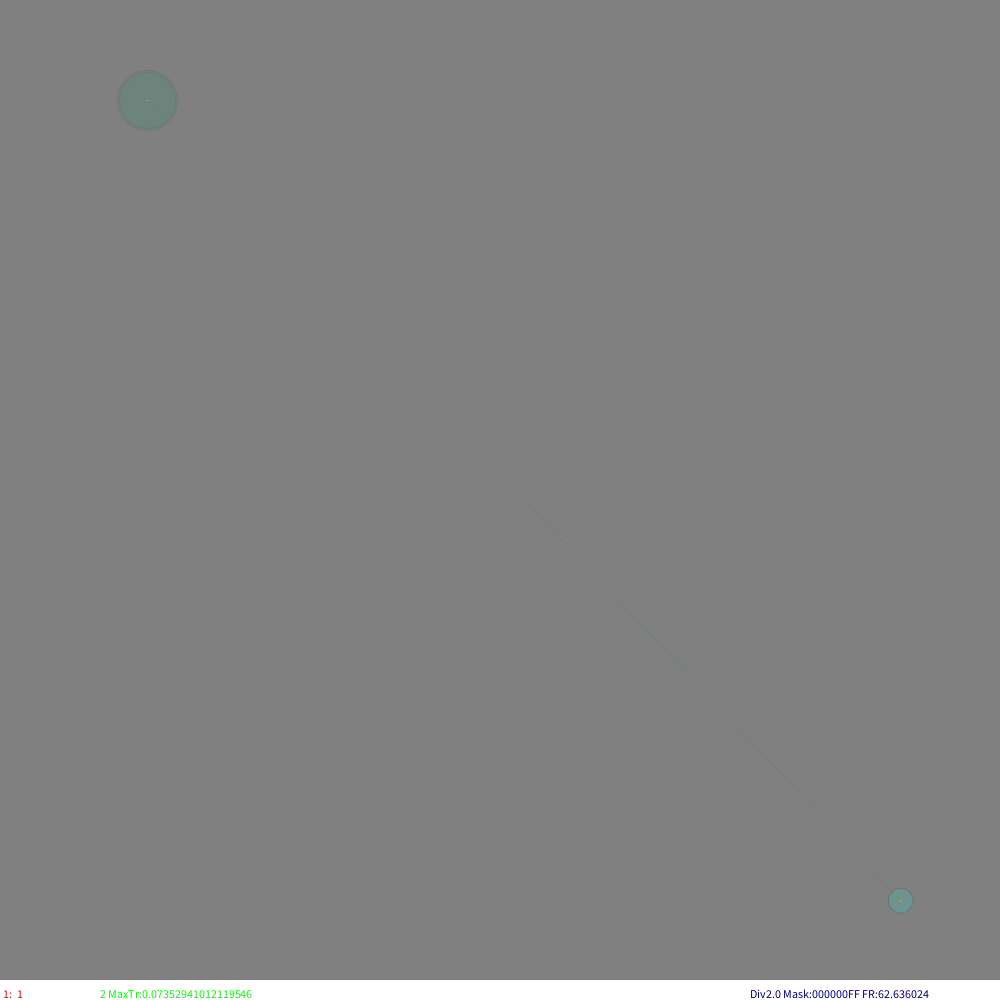
Frame 1 (no input)
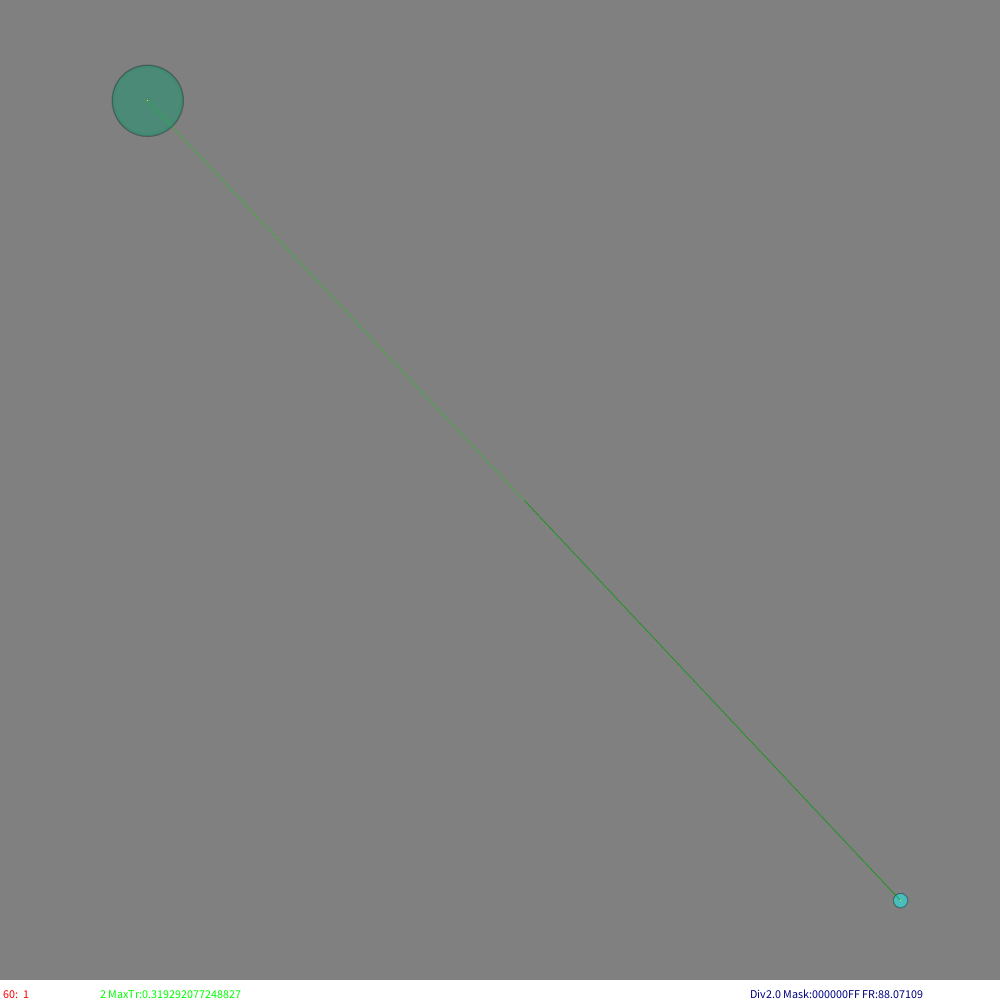
Frame 60 (the mouse pressed at the canvas centre just before this capture)
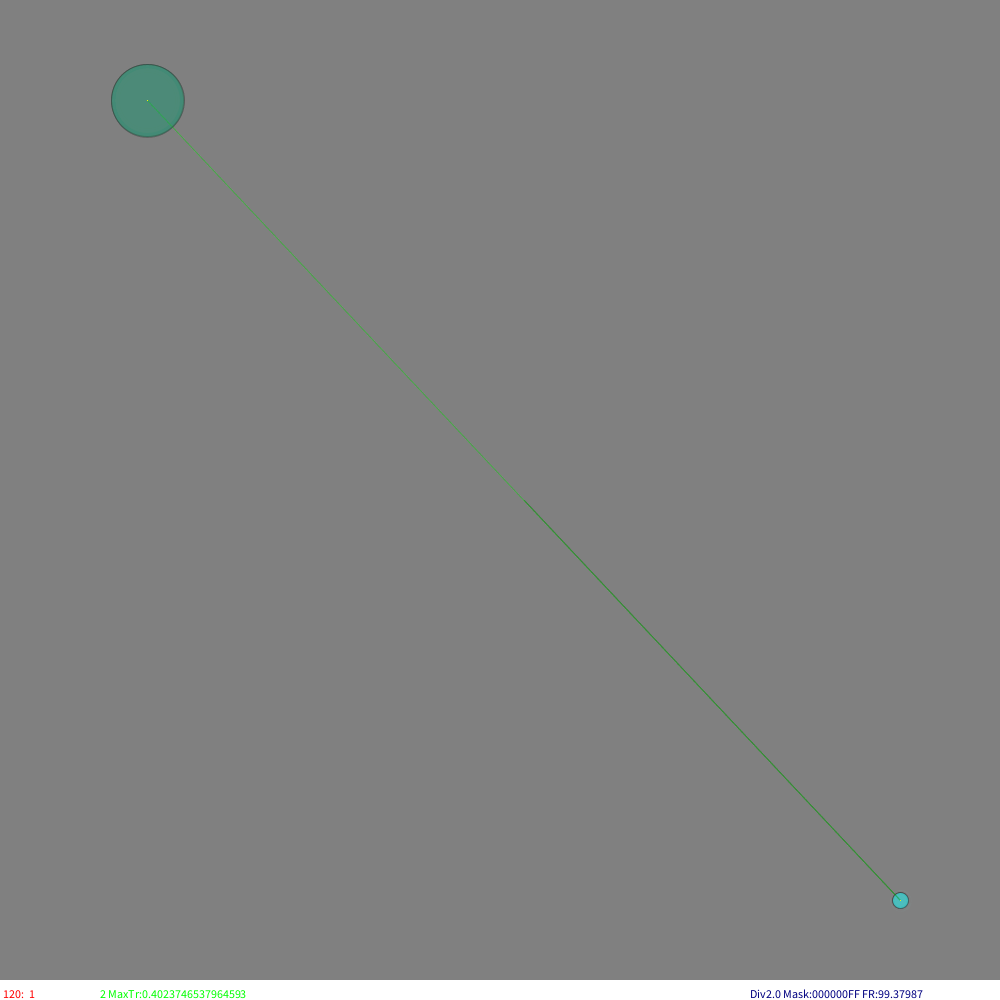
Frame 120 (the mouse held since frame 60 and released just before this capture)

The Processing sketch that drew these frames (run headless with seeded random() and noise(); from frame 60 on, the mouse is pressed at the canvas centre):

// Processing sketch: Populations2_5
// ── Populations2_5.pde
  
import java.util.Map;
final int MASK=0xff;//0xfff//0xff;//0x3f//0xf;  //Maska znaczących bitów kazdej charakterystyki
final int MASKBITS=8;//12//8;//6//4; //Ile bitów kazdej charakterystyki jest znaczących
final int FIDBITS=0xf;//*MAX_INT & MASK*/ Jakie bity ma ustawione niesmiertelne źródło pokarmu ("komin hydrotermalny")
final float MUTATIONRATE=0.01;//Jak czesto na krok powstaje mutant - troche marne bo niezalezne od rozmiaru populacji
final float MINSTART=10; //Startowy zasób "biomasy" mutanta
final float FEEDPORTION=250; //Ile biomasy zródła maksyymalnie przypływa na krok (jest random) 
final float TIMEQUANT=0.005; //Ile czasu modelu upływa w każdym kroku
final float TIMEDUMP=0.90;   //Ile zasobów zostaje na skutek zużycia czasowego w każdym kroku

//Parametry wizualizacji
final int   STEPperFRAME=1; //Ile kroków symulacji pomiędzy wizualizacjami
final int FRAMES=100;
final int startX=100;
final int startY=100;
final float size=800;
final float VDENSITY=20;//Maksymalna intensywność pojedynczej krawędzi
float     DENSITYDIV=2;//Ponizej jakiej intensywności rezygnujemy z wświetlania < VDENSITY/DENSITYDIV
float   bubleRad=10;
int     console=0;
boolean mutantConnVis=false;
boolean VISTRANSFERS=true;

class aSpecies //Informacja o gatunku
{
  int suscepBits;//susceptibility bits (maska "obrony")
  int activeBits;//activity bits (maska "ataku")
  int maxsize;
  float sizelog;//logarytm z maxsize przydatny do wizualizacji
  aSpecies(int tB,int sB,int ms)
   { suscepBits=tB;activeBits=sB;maxsize=ms;sizelog=log(1+ms);}
  aSpecies(aSpecies p)
   { suscepBits=p.suscepBits;activeBits=p.activeBits;maxsize=p.maxsize;sizelog=p.sizelog;}
  aSpecies()
   {suscepBits=0;activeBits=0;maxsize=0;sizelog=0;}
  String Key()
   {
     int form=(MASKBITS+3)/4;
     String out=hex(suscepBits,form)+":"+hex(activeBits,form)+":"+hex(maxsize,form);
     return out;
   }
}

HashMap<String,aSpecies> speciesDictionary=new HashMap<String,aSpecies>();

class aPopulation //Informacja o populacji jakiegoś gatunku
{
  double biomas;
  double currincome;//wpływy troficzne w aktualnym kroku
  double currloss;//straty troficzne w aktualnym kroku
  
  aSpecies species; 
  aPopulation(aSpecies sp,float bim)
  { species=sp; biomas=bim;}
  aPopulation()
  { biomas=0; }
}

class aPopLink
{
  aPopulation source;//Kto jest eksploatowany
  aPopulation target;//Kto jest ekspluatującym
  double      weight;//Siła związku eksploatacji
  double   lasttransfer;//Do celów statystycznych
  aPopLink(aPopulation so,aPopulation ta,double w)
  {
    source=so;target=ta;weight=w;lasttransfer=0;
  }
}

class anArea //Obszar z wieloma populacjami
{
  ArrayList<aPopulation> populations;
  ArrayList<aPopLink>    trophNet;
  int alivePopulations=0;
  anArea()
  {
    populations=new ArrayList<aPopulation>(0);
    trophNet=new ArrayList<aPopLink>(0);
  }
  int findPopulOf(aSpecies what)//Znajduje populację danego gatunku
  {
    for(int i=0;i<populations.size();i++)
     if(populations.get(i).species==what)//To samo
      return i;
   
    return -1;//Nie ma
  }
  void addPopulation(aPopulation what,boolean test)
  {
    if(test
    && findPopulOf(what.species)>=0) //już jest
    return;//NIC NIE ROBIĆ!
    
    populations.add(what);//Dodajemy nową.
    makeConnections(this,what);//Funkcja tworząca połączenia troficzne dla nowej populacji 
  }
  //"Friends"
  //void makeConnections(anArea self,aPopulation what);
  //void createnewspecies(anArea self);//Powstawanie populacji przez mutację któregoś z bitów
  //void timeStep(anArea self) //Upływ czasy dla obszaru z populacjami
}

anArea island=new anArea(); //Pojemnik na zbiór populacji - na razie pojedynczy

void setup()
{
  //noSmooth();
  size(1000,1000);
  background(128); //Clear the window
  noStroke();
  noFill();
  frameRate(FRAMES); //frames per second
  
  //Simple feeding source. 
  /////////////////////////////////////////////////////////////
  //Zero oznacza że nie jest pełnoprawną częścią sieci
  aSpecies FID=new aSpecies( FIDBITS, 0 ,1);
  aPopulation FP=new aPopulation(FID,FEEDPORTION);
  println("Feed is ",FID.Key()," ofs:",FID.sizelog);
  island.addPopulation(FP,false);
  
  
  //Przodek czyli LUA. Nie może mieć żadnego zera
  //////////////////////////////////////////////////////
  aSpecies LUA=//new aSpecies( int(1+random(MAX_INT & MASK)) & MASK,int(1+random(MAX_INT & MASK)) & MASK,1);//random LUA
                new aSpecies( MASK, MASK ,1);//Full autotrophic LUA
  String luaKey=LUA.Key();
  println("LUA is ",luaKey," ofs:",LUA.sizelog);
  speciesDictionary.put(luaKey,LUA);
  island.addPopulation(new aPopulation(LUA,MINSTART),false);
  island.alivePopulations=2;
}

void keyPressed() 
{
  switch(key)
  {
  case ' ': VISTRANSFERS=!VISTRANSFERS; break;
  case '.':
  case '>': DENSITYDIV++;break;
  case ',':
  case '<': DENSITYDIV--;if(DENSITYDIV<2) DENSITYDIV=2;break;
  default:println("Command '"+key+"' unknown");break;
  }
}

void draw()
{
  if(island.alivePopulations<2) return;//Model się skończył
  noStroke(); 
  fill(128,25);//TŁO mocno półprzejrzyste
  rect(0,0,width,height-20);
  if(StepCounter==0)
  {
      drawArea(island);
      println("first draw");
  }
  runSteps(STEPperFRAME);
  drawTransfers(island);
  drawArea(island);
  
  noStroke();
  fill(255);
  rect(0,height-20,width,20);//STATUS LINE
  fill(255,0,0);
  text(StepCounter+":  "+speciesDictionary.size(),3,height-2);
  fill(0,255,0);
  text(island.alivePopulations+" MaxTr:"+maxTransfer,100,height-2);
  fill(0,0,128);
  text((VISTRANSFERS?"Div"+DENSITYDIV:" ")+" Mask:"+hex(MASK)+" FR:"+frameRate,750,height-2); 
}

void drawArea(anArea is)
{
  noStroke();
  for(aPopulation popul: is.populations)
  {
    float x=popul.species.suscepBits;
    float y=popul.species.activeBits;
    float ofs=popul.species.sizelog;
    double b=popul.biomas;
    x=(float)(startX+size*x/MASK+ofs);
    y=(float)(startY+size*y/MASK+ofs);
    
    if(b>0.0)
    {
      float R=(float)(1+Math.log(1.0+b)*bubleRad);
      if(R<1){ R=1; print(',');}//Musi być choc slad
      stroke(255*popul.species.maxsize/MASK,0,0,VDENSITY);//Trzeci chromosom - marker
      fill(255*popul.species.maxsize/MASK,255*x/MASK,255*y/MASK,VDENSITY);//"ciało"
      ellipse(x,y,R,R);
      if(popul.currincome>popul.currloss)
        stroke(255,255,0);
      else
        stroke(255,0,0);
      point(x,y);//"serce" 
    }
    else
    {
      stroke(0,0,0);
      point(x,y); //print(".");
      noStroke();
    }
  }
}

void drawTransfers(anArea is)
{
  if(VISTRANSFERS)
  for(aPopLink lnk:is.trophNet)//Wizualizacja intereackji
  if(lnk.source.biomas>0
  && lnk.target.biomas>0 )//link jest istotny
  {
      float intensity=(float)(VDENSITY*(lnk.lasttransfer/maxTransfer));  
      if(intensity>VDENSITY/DENSITYDIV)
      {
        float of1=lnk.source.species.sizelog;
        float x1=startX+(float)(size*float(lnk.source.species.suscepBits)/MASK+of1);
        float y1=startY+(float)(size*float(lnk.source.species.activeBits)/MASK+of1);
        float of2=lnk.target.species.sizelog;
        float x2=startX+(float)(size*float(lnk.target.species.suscepBits)/MASK+of2);
        float y2=startY+(float)(size*float(lnk.target.species.activeBits)/MASK+of2);
        
        stroke(0,200,0,intensity);
        line(x1,y1,x2,y2);
        stroke(0,100,0,intensity);
        line(x2,y2,(x1+x2)/2,(y1+y2)/2);
      }
  }
}

int StepCounter=0;
void runSteps(int NofS)
{
  for(int sc=0;sc<NofS;sc++)//odlicza kroki symulacji
  {
    StepCounter++;
    timeStep(island); //Karmienie zewnętrznym zasobem o parametrach ustalonych (ważne parametry modelu) 
    if(random(1.0)<MUTATIONRATE) createnewspecies(island);
  }
}

int swithbit(int sou,int pos)//flip-flopuje bit na pozycji
{
  if(pos>=MASKBITS)
  {
    println(" Mutation autside BITMASK");
    return sou;
  }
  //Jest poprawny
  int bit=0x1<<pos;
  if(console>3) print(":"+bit+" ");
  return sou^bit;//xor should do the job?
}

void createnewspecies(anArea self)
{
  int what=int(random(self.populations.size()));
  if(console>4) print(" "+what);
  aPopulation popul=self.populations.get(what);
  
  if(popul.biomas<=0
  || popul.species.suscepBits==0 
  || popul.species.activeBits==0)
  return; //jeśli gdzieś jest 0 to nie jest prawdziwa populacja - nie może mutować
  
  aSpecies newSpec=new aSpecies(popul.species);
  //JAK OKREŚLAMY GDZIE JEST MUTACJA?
  int bitpos=int(random(3*MASKBITS));
  if(bitpos<MASKBITS) // int suscepBits;
  {
    newSpec.suscepBits=swithbit(newSpec.suscepBits,bitpos);
    if(newSpec.suscepBits==0) return; //KONSTRUKT ZABRONIONY
  }
  else
  if(bitpos<MASKBITS*2)// int activeBits;
  {
    newSpec.activeBits=swithbit(newSpec.activeBits,bitpos-MASKBITS);
    if(newSpec.activeBits==0) return; //KONSTRUKT ZABRONIONY
  }
  else
  if(bitpos<MASKBITS*3)// int maxsize;
  {
    newSpec.maxsize=swithbit(newSpec.maxsize,bitpos-MASKBITS*2);
    if(newSpec.maxsize==0) return; //KONSTRUKT ZABRONIONY
    newSpec.sizelog=log(1+newSpec.maxsize);
  }
  else
  {
    println(" WRONG MUTATION!");
    return;
  }
  
  //WSTAWIANIE NOWEJ POPULACJI
  String newKey=newSpec.Key();
  aSpecies test=speciesDictionary.get(newKey);//Czy już jest ten gatunek?
  if(test==null)
  {
    popul.currloss+=MINSTART;//Czy to będzie efektywne? TODO
    speciesDictionary.put(newKey,newSpec);
    self.addPopulation(new aPopulation(newSpec,MINSTART),false);//już sprawdziliśmy że jest to nowy gatunek
    if(console>-1) println(newKey+" "+newSpec.sizelog+' ');
    else 
    if(console>1) print(".");
  }
  else
  {
    int where=self.findPopulOf(test);
    if(where>=0) //JEST
    {
      aPopulation tmp=self.populations.get(where);
      if(tmp.biomas==0)
      {
        if(console>1) print("0");
      }
      else
        if(console>1) print("|");
      tmp.biomas+=MINSTART;//Dodajemy biomasy do istniejącej populacji (lub martwej)
      if(console>0) println(' '+newKey+" o!");
    }
    else
    {
      self.addPopulation(new aPopulation(newSpec,MINSTART),false);//Dodajemy (ponownie) populacje do tego obszaru/wyspy
      println("UPS... recreaction of population?");
    }
  }
}

/*
int suscepBits;//susceptibility bits (maska "obrony")
int activeBits;//activity bits (maska "ataku")
*/

void makeConnections(anArea self,aPopulation what)
//Funkcja tworząca połączenia troficzne dla nowej populacji 
{
  strokeWeight(2);
  aSpecies mySpec=what.species;
  
  int susceptibility=mySpec.suscepBits & MASK;//Dla pewności ;-)
  int activity=mySpec.activeBits & MASK;
  
  aSpecies othSpec;
  for(aPopulation popul: self.populations)
  if((othSpec=popul.species)!=mySpec)//Interakcje populacji samej ze sobą są bez sensu merytorycznego
  {
      int othsusceptibility=othSpec.suscepBits & MASK;//MASK dla pewności ;-)
      int othactivity=othSpec.activeBits & MASK;
      //Waga związku danej populacji do nowej (what)
      double Wd=(othsusceptibility & activity)/((double)(activity))*((othsusceptibility & activity)/((double)(othsusceptibility)));
      //Waga związku nowej populacji do danej
      double Wr=(susceptibility & othactivity)/((double)(othactivity))*((susceptibility & othactivity)/((double)(susceptibility)));
      if(Wd>0) self.trophNet.add(  new aPopLink(popul,what,Wd) );//związek danej populacji do nowej (what)
      if(Wr>0) self.trophNet.add(  new aPopLink(what,popul,Wr) );//związek nowej populacji do danej
      //New mutant relations visualisation
      if(mutantConnVis
      && popul.biomas>0)
      {
        float x1=startX+(float)(size*float(susceptibility)/MASK);
        float y1=startY+(float)(size*float(activity)/MASK);
        float x2=startX+(float)(size*float(othsusceptibility)/MASK);
        float y2=startY+(float)(size*float(othactivity)/MASK);
        if(Wd!=0 || Wr!=0)//Wstępny test
        {
          //String mark=(Wd>Wr*10?">>":(Wr>Wd*10?"<<":"~~"));
          //println(x1,y1,x2,y2,Wd,mark,Wr);
          if(Wd*VDENSITY>VDENSITY/DENSITYDIV)//Sterowanie dokładnościa prezentacji linków
          {
            stroke(255,0,0,(float)(Wd*VDENSITY));
            line(x1+1,y1+1,x2,y2);
          }
          if(Wr*VDENSITY>VDENSITY/DENSITYDIV)
          {
            stroke(0,0,255,(float)(Wr*VDENSITY));
            line(x2+1,y2+1,x1,y1);
          }
        }
      }
  }
  strokeWeight(1);
}

/*
class aPopLink
{
  aPopulation source;//Kto jest eksploatowany
  aPopulation target;//Kto jest ekspluatującym
  double      weight;//Siła związku eksploatacji
  aPopLink(aPopulation so,aPopulation ta,double w)
  {
    source=so;target=ta;weight=w;
  }
}
*/

double maxTransfer=0;
void timeStep(anArea self) //Upływ czasu dla obszaru z populacjami
{  
  for(aPopulation popul: self.populations)
  { //Zerowanie "buforów interakcji"
    popul.currincome=0;
    popul.currloss=0;
  }
  
  maxTransfer=0;
  for(aPopLink lnk:self.trophNet)//Obliczenie wszystkich interakcji
  if(lnk.source.biomas>0
  && lnk.target.biomas>0 )//link jest istotny
  { //TIMEQUANT!
    double transfer=lnk.weight*lnk.source.biomas*TIMEQUANT;
    if(transfer>maxTransfer) 
            maxTransfer=transfer;
    lnk.lasttransfer=transfer;
    lnk.target.currincome+=transfer;
    lnk.source.currloss+=transfer;
  }
  
  //Karmienie zewnętrznym zasobem o parametrach ustalonych (ważne parametry modelu) 
  //Najprostrza wersja - jedno źródło podstawowe
  self.populations.get(0).currincome=random(FEEDPORTION);//Samo się doda za chwilę
  if(console>1) print(self.populations.get(0).currloss,self.populations.get(0).currincome);//Jak z wykożystaniem pokarmu
  if(self.populations.get(0).biomas<=0)
  {
    self.populations.get(0).biomas=1;//Zrodlo zewnetrzne jest niesmiertelne!
    if(console>0) print(" !!! ");
  }
  
  //Podsumowanie interakcji 
  for(aPopulation popul: self.populations)
  if(popul.biomas>0)//jeszcze jest to istotna populacja
  { //TIMEQUANT!
    popul.biomas+=popul.currincome;
    popul.biomas-=popul.currloss;
  }
  
  if(console>1) print(" ",self.populations.get(0).biomas);
  
  //...i upływu czasu
  self.alivePopulations=0;
  for(aPopulation popul: self.populations)
  if(popul.biomas>0)//nadal jeszcze jest istotny
  {
    popul.biomas=popul.biomas*TIMEDUMP;
    if(popul.biomas<1) 
        popul.biomas=0;
    else
        self.alivePopulations++;
  }
  
  if(console>0) println(" ",self.populations.get(0).biomas);
}

//-/////////////////////////////////////////////////////////////////////////////////////////
//  https://www.researchgate.net/profile/WOJCIECH_BORKOWSKI
//-/////////////////////////////////////////////////////////////////////////////////////////
